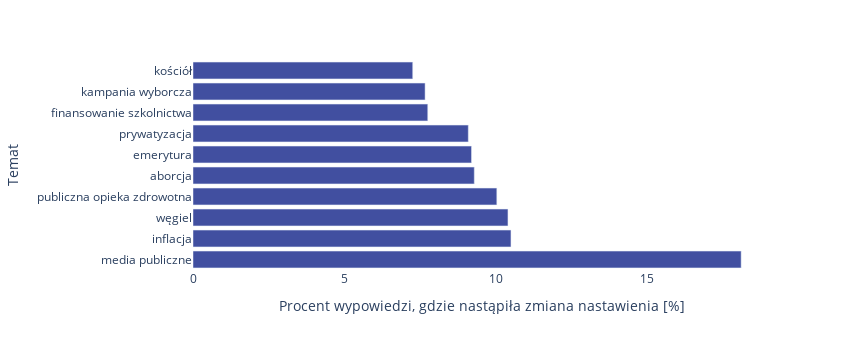
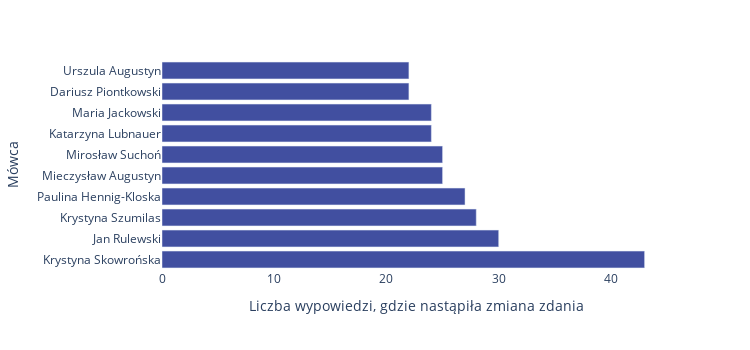
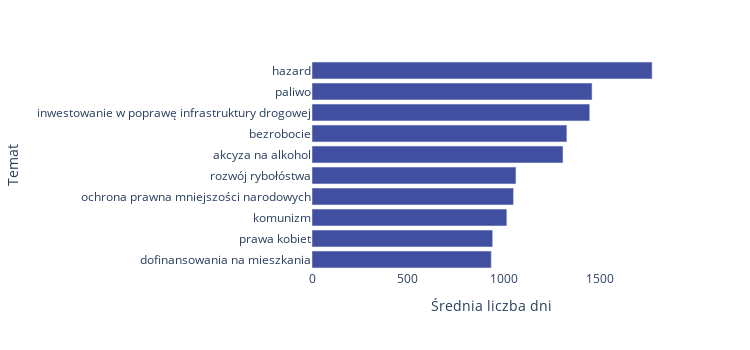
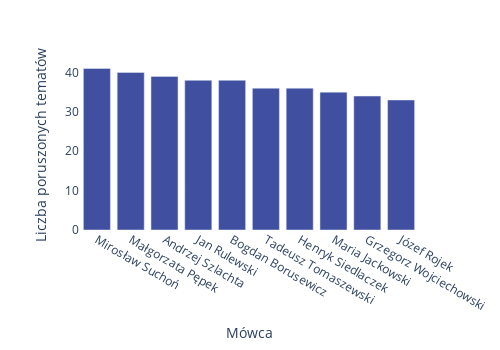

The code cell stored with these charts, in order, in its notebook:
### Markdown cell above
## Sejm

### Code cell
data_sejm  = stance_analysis('./dane/done/sejm_stance_v3.pkl', name_save='sejm', name_author='Mówca', if_sejm=True)
_ = topic_analysis(data_sejm, name_save='sejm', author='Mówca')

### Figure 1 — Plotly figure (JSON) as saved in the notebook; plotly's stock layout.template omitted (floating-point values rounded to 4 significant figures)
{"data": [{"alignmentgroup": "True", "hovertemplate": "Procent wypowiedzi, gdzie nastąpiła zmiana nastawienia [%]=%{x}<br>Temat=%{y}<extra></extra>", "legendgroup": "", "marker": {"color": "#414fa0", "pattern": {"shape": ""}}, "name": "", "offsetgroup": "", "orientation": "h", "showlegend": false, "textposition": "auto", "type": "bar", "x": [18.1, 10.5, 10.4, 10.03, 9.289, 9.197, 9.091, 7.752, 7.664, 7.256], "xaxis": "x", "y": ["media publiczne", "inflacja", "węgiel", "publiczna opieka zdrowotna", "aborcja", "emerytura", "prywatyzacja", "finansowanie szkolnictwa", "kampania wyborcza", "kościół"], "yaxis": "y"}], "layout": {"barmode": "relative", "height": 350, "legend": {"tracegroupgap": 0}, "margin": {"t": 60}, "paper_bgcolor": "rgba(0, 0, 0, 0)", "plot_bgcolor": "rgba(0, 0, 0, 0)", "width": 850, "xaxis": {"anchor": "y", "domain": [0, 1], "title": {"text": "Procent wypowiedzi, gdzie nastąpiła zmiana nastawienia [%]"}}, "yaxis": {"anchor": "x", "domain": [0, 1], "title": {"text": "Temat"}}}}

### Figure 2 — Plotly figure (JSON) as saved in the notebook; plotly's stock layout.template omitted (floating-point values rounded to 4 significant figures)
{"data": [{"alignmentgroup": "True", "hovertemplate": "Liczba wypowiedzi, gdzie nastąpiła zmiana zdania=%{x}<br>Mówca=%{y}<extra></extra>", "legendgroup": "", "marker": {"color": "#414fa0", "pattern": {"shape": ""}}, "name": "", "offsetgroup": "", "orientation": "h", "showlegend": false, "textposition": "auto", "type": "bar", "x": [43, 30, 28, 27, 25, 25, 24, 24, 22, 22], "xaxis": "x", "y": ["Krystyna Skowrońska", "Jan Rulewski", "Krystyna Szumilas", "Paulina Hennig-Kloska", "Mieczysław Augustyn", "Mirosław Suchoń", "Katarzyna Lubnauer", "Maria Jackowski", "Dariusz Piontkowski", "Urszula Augustyn"], "yaxis": "y"}], "layout": {"barmode": "relative", "height": 350, "legend": {"tracegroupgap": 0}, "margin": {"t": 60}, "paper_bgcolor": "rgba(0, 0, 0, 0)", "plot_bgcolor": "rgba(0, 0, 0, 0)", "width": 750, "xaxis": {"anchor": "y", "domain": [0, 1], "title": {"text": "Liczba wypowiedzi, gdzie nastąpiła zmiana zdania"}}, "yaxis": {"anchor": "x", "domain": [0, 1], "title": {"text": "Mówca"}}}}

### Figure 3 — Plotly figure (JSON) as saved in the notebook; plotly's stock layout.template omitted (floating-point values rounded to 4 significant figures)
{"data": [{"alignmentgroup": "True", "hovertemplate": "Średnia liczba dni=%{x}<br>Temat=%{y}<extra></extra>", "legendgroup": "", "marker": {"color": "#414fa0", "pattern": {"shape": ""}}, "name": "", "offsetgroup": "", "orientation": "h", "showlegend": false, "textposition": "auto", "type": "bar", "x": [934.0, 941.2, 1015, 1050, 1063.0, 1308.0, 1328.0, 1447, 1459.0, 1772], "xaxis": "x", "y": ["dofinansowania na mieszkania", "prawa kobiet", "komunizm", "ochrona prawna mniejszości narodowych", "rozwój rybołóstwa", "akcyza na alkohol", "bezrobocie", "inwestowanie w poprawę infrastruktury drogowej", "paliwo", "hazard"], "yaxis": "y"}], "layout": {"barmode": "relative", "height": 350, "legend": {"tracegroupgap": 0}, "margin": {"t": 60}, "paper_bgcolor": "rgba(0, 0, 0, 0)", "plot_bgcolor": "rgba(0, 0, 0, 0)", "width": 750, "xaxis": {"anchor": "y", "domain": [0, 1], "title": {"text": "Średnia liczba dni"}}, "yaxis": {"anchor": "x", "domain": [0, 1], "title": {"text": "Temat"}}}}

### Figure 4 — Plotly figure (JSON) as saved in the notebook; plotly's stock layout.template omitted (floating-point values rounded to 4 significant figures)
{"data": [{"alignmentgroup": "True", "hovertemplate": "Mówca=%{x}<br>Liczba poruszonych tematów=%{y}<extra></extra>", "legendgroup": "", "marker": {"color": "#414fa0", "pattern": {"shape": ""}}, "name": "", "offsetgroup": "", "orientation": "v", "showlegend": false, "textposition": "auto", "type": "bar", "x": ["Mirosław Suchoń", "Małgorzata Pępek", "Andrzej Szlachta", "Jan Rulewski", "Bogdan Borusewicz", "Tadeusz Tomaszewski", "Henryk Siedlaczek", "Maria Jackowski", "Grzegorz Wojciechowski", "Józef Rojek"], "xaxis": "x", "y": [41, 40, 39, 38, 38, 36, 36, 35, 34, 33], "yaxis": "y"}], "layout": {"barmode": "relative", "height": 350, "legend": {"tracegroupgap": 0}, "margin": {"t": 60}, "paper_bgcolor": "rgba(0, 0, 0, 0)", "plot_bgcolor": "rgba(0, 0, 0, 0)", "width": 500, "xaxis": {"anchor": "y", "domain": [0, 1], "title": {"text": "Mówca"}}, "yaxis": {"anchor": "x", "domain": [0, 1], "title": {"text": "Liczba poruszonych tematów"}}}}
